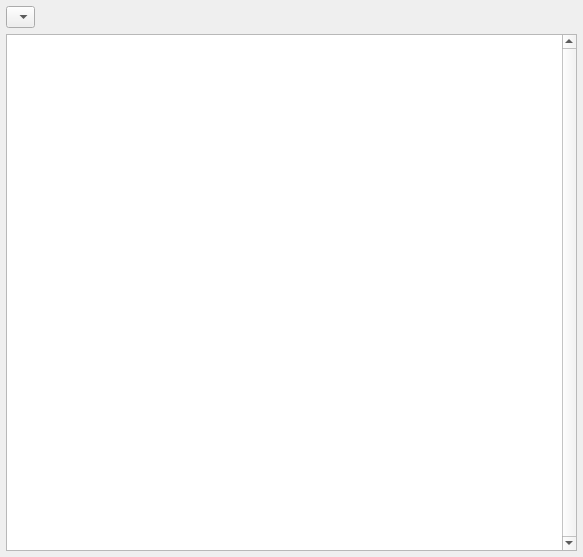
<?xml version="1.0" encoding="UTF-8"?>
<ui version="4.0">
 <class>VPCarrousel</class>
 <widget class="QWidget" name="VPCarrousel">
  <property name="geometry">
   <rect>
    <x>0</x>
    <y>0</y>
    <width>583</width>
    <height>557</height>
   </rect>
  </property>
  <property name="windowTitle">
   <string notr="true">Carrousel</string>
  </property>
  <layout class="QVBoxLayout" name="verticalLayout">
   <property name="leftMargin">
    <number>6</number>
   </property>
   <property name="topMargin">
    <number>6</number>
   </property>
   <property name="rightMargin">
    <number>6</number>
   </property>
   <property name="bottomMargin">
    <number>6</number>
   </property>
   <item>
    <widget class="QComboBox" name="comboBoxPieceList">
     <property name="sizePolicy">
      <sizepolicy hsizetype="Fixed" vsizetype="Fixed">
       <horstretch>0</horstretch>
       <verstretch>0</verstretch>
      </sizepolicy>
     </property>
     <property name="sizeAdjustPolicy">
      <enum>QComboBox::AdjustToMinimumContentsLength</enum>
     </property>
    </widget>
   </item>
   <item>
    <widget class="VPCarrouselPieceList" name="listWidget">
     <property name="verticalScrollBarPolicy">
      <enum>Qt::ScrollBarAlwaysOn</enum>
     </property>
     <property name="dragDropMode">
      <enum>QAbstractItemView::NoDragDrop</enum>
     </property>
     <property name="iconSize">
      <size>
       <width>120</width>
       <height>120</height>
      </size>
     </property>
     <property name="movement">
      <enum>QListView::Static</enum>
     </property>
     <property name="flow">
      <enum>QListView::TopToBottom</enum>
     </property>
     <property name="resizeMode">
      <enum>QListView::Adjust</enum>
     </property>
     <property name="spacing">
      <number>6</number>
     </property>
     <property name="viewMode">
      <enum>QListView::IconMode</enum>
     </property>
     <property name="sortingEnabled">
      <bool>true</bool>
     </property>
    </widget>
   </item>
  </layout>
 </widget>
 <customwidgets>
  <customwidget>
   <class>VPCarrouselPieceList</class>
   <extends>QListWidget</extends>
   <header>carousel/vpcarrouselpiecelist.h</header>
  </customwidget>
 </customwidgets>
 <resources/>
 <connections/>
</ui>
